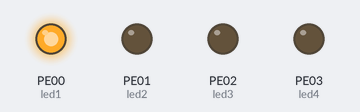
The program below on a simulated CircuitPython board. Parts: output pins drawn as LEDs (lit = HIGH).

Above: at 0.05 s.
At 0.65 s:
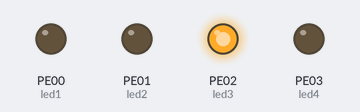
At 1.35 s:
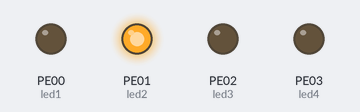
At 2.75 s:
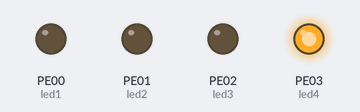
Timing chart, 0 to 3.0 s (numbered marks = the images above):
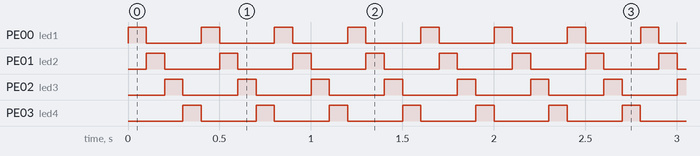

The program:

IntroLED.py
```python
import time
import digitalio
import board

# กำหนดขา PE0, PE1, PE2, PE3
led1 = digitalio.DigitalInOut(board.PE00)
led2 = digitalio.DigitalInOut(board.PE01)
led3 = digitalio.DigitalInOut(board.PE02)
led4 = digitalio.DigitalInOut(board.PE03)

# ตั้งค่าขาทั้งหมดเป็น OUTPUT
led1.direction = digitalio.Direction.OUTPUT
led2.direction = digitalio.Direction.OUTPUT
led3.direction = digitalio.Direction.OUTPUT
led4.direction = digitalio.Direction.OUTPUT

while True:
    # เปิดไฟ LED ทีละดวง
    led1.value = True
    time.sleep(0.1)
    led1.value = False

    led2.value = True
    time.sleep(0.1)
    led2.value = False

    led3.value = True
    time.sleep(0.1)
    led3.value = False

    led4.value = True
    time.sleep(0.1)
    led4.value = False
```

Measured:
- by itself, PE00 (led1), PE01 (led2), PE02 (led3), PE03 (led4): alternates HIGH for 0.10 s and LOW for 0.30 s
